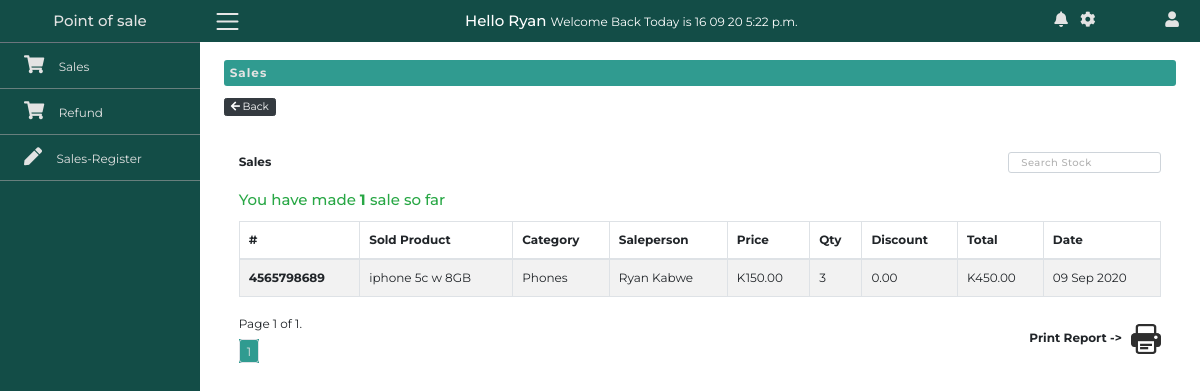
Page /sales (signed in) on the earlier database version.
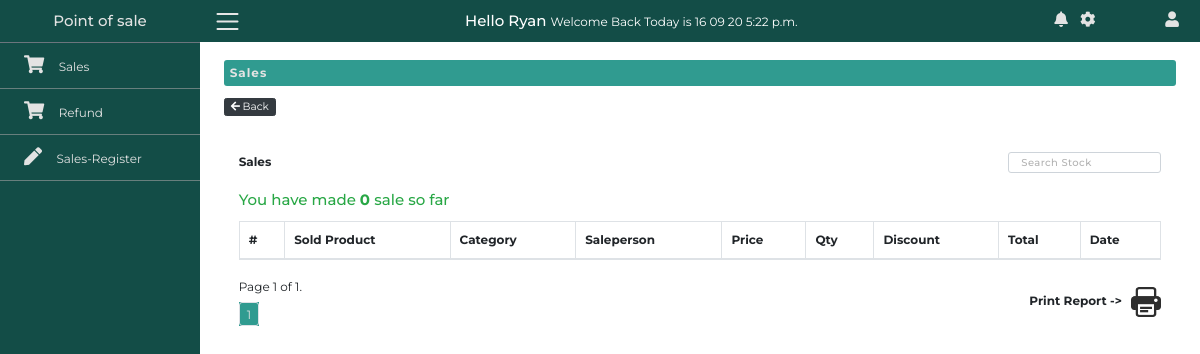
Same page on the later database version.
### AppPOS/models.py (models this page shows, shortened)
class Sale(models.Model):
    user = models.ForeignKey(SalesPerson,
                                on_delete=models.CASCADE, blank=True)
    product = models.ForeignKey('Stock',
                                on_delete=models.CASCADE)
    category = models.ForeignKey('Category',
                                 on_delete=models.CASCADE)
    quantity = models.IntegerField(null=False)
    product_price = models.DecimalField(max_digits=10, decimal_places=2)
    discount = models.DecimalField(max_digits=10, decimal_places=2,default=0.00,null=True,blank=True)
    total_price = models.DecimalField(max_digits=10, decimal_places=2)
    transaction_date = models.DateTimeField(auto_now_add=True)

class Stock(models.Model):
    category = models.ForeignKey('Category',
                                 on_delete=models.CASCADE)
    product_id = models.CharField(primary_key=True, max_length=50)
    product_name = models.CharField(max_length=100, unique=True)
    product_price = models.DecimalField(max_digits=10, decimal_places=2)
    quantity = models.IntegerField()
    create_dated = models.DateTimeField(auto_now_add=True)

class Category(models.Model):
    category_id = models.AutoField(primary_key=True, auto_created=True)
    category_name = models.CharField(max_length=50, unique=True, )

class SalesPerson(models.Model):
    GENDER = [
        ('M','Male'),
        ('F','Female'),
    ]
    user = models.OneToOneField(User,on_delete=models.CASCADE)
    gender = models.CharField(choices=GENDER, max_length=9)
    nrc = models.CharField(max_length=20)
    phone = models.CharField(max_length=30)
    location = models.CharField(max_length=50)

### AppPOS/views.py (the view)
# urls.py: path('sales', views.sale, name='sales'),
@login_required(redirect_field_name='login')
def sale(request):
   sold = []
   if request.user.is_superuser:
      sold += Sale.objects.all()
   sold += Sale.objects.filter(user__user__username=request.user).order_by('-transaction_date')
   paginator = Paginator(sold,5,orphans=1)
   page_number = request.GET.get('page')
   page_ojb = paginator.get_page(page_number)
   context = {
      'sold': page_ojb,
   }
   return render(request, 'AppPOS/sale.html', context)

### AppPOS/templates/AppPOS/sale.html (shortened to what the changed rows need)
{% extends "AppPOS/base.html" %} {% load static %}  {% block body %} {% include "AppPOS/navbar.html" %}
<section class="main-section">
  <div class="container-fluid">
    <div class="row">
      <div class="col-lg-9 ml-auto">
        <div class="row mt-3 main-area-margin">
          <div class="col-lg-12 col-md-10 my-4 mr-auto">
            {% if request.user.is_staff and request.user.is_superuser %}
            {% else %}
            <h5 class="mb-3 text-success">You have made
              {% if sold|length <= 1 %}
              <strong>{{ sold|length }} </strong>sale so far</h5>
              {% else %}
              <strong>{{ sold|length }} </strong>sales so far</h5>
              {% endif %}
            {% endif %}
            <table class="table table-striped table-bordered">
              <thead>
                <tr class="text-left">
                  <th>#</th>
                  <th>Sold Product</th>
                  <th>Category</th>
                  <th>Saleperson</th>
                  <th>Price</th>
                  <th>Qty</th>
                  <th>Discount</th>
                  <th>Total</th>
                  <th>Date</th>
                </tr>
              </thead>
              <tbody>
                {% for sale in sold %}
                <tr class="text-left">
                  <th>{{ sale.product.product_id }}</th>
                  <td>{{ sale.product.product_name }}</td>
                  <td>{{ sale.category.category_name }}</td>
                  <td>{{sale.user.user.get_full_name}}</td>
                  <td>K{{ sale.product_price }}</td>
                  <td>{{ sale.quantity }}</td>
                  <td>{{ sale.discount }}</td>
                  <td>K{{ sale.total_price }}</td>
                  <td>{{ sale.transaction_date|date:'d M Y' }}</td>
                </tr>
                {% endfor %}
              </tbody>
            </table>
            <div
              class="print-paginate d-flex align-items-center justify-content-between"
            >
              <div class="paginate">
                <nav aria-label="Page navigation">
                  <ul class="pagination pages-paginated">
                    {% for n in sold.paginator.page_range %}
                      {% if sold.number == n %}
                        <li class="page-item" id="current">
                          <a href="?page={{n}}" class="page-link" id="current">{{n}}</a>
                        </li>
                      {% elif n > sold.number|add:'-3' and n < sold.number|add:'3' %}
                        <li class="page-item"><a class="page-link" href="?page={{ n }}">{{ n }}</a></li>
                      {% endif %}
                    {% endfor %}
                  </ul>
                </nav>
              </div>
            </div>
          </div>
        </div>
      </div>
    </div>
  </div>
</section>
{% endblock %}

Differences in the rows shown:
removed Sale: product.product_id "4565798689", product.product_name "iphone 5c w 8GB", category.category_name "Phones", user.user.get_full_name "Ryan Kabwe", product_price "150.00", quantity "3", discount "0.00", total_price "450.00", transaction_date "09 Sep 2020"
Other differences:
{{ sold|length }}: "1" → "0"
